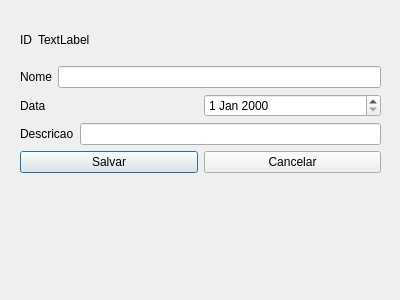
<?xml version="1.0" encoding="UTF-8"?>
<ui version="4.0">
 <class>fm_editarcontato</class>
 <widget class="QDialog" name="fm_editarcontato">
  <property name="geometry">
   <rect>
    <x>0</x>
    <y>0</y>
    <width>400</width>
    <height>300</height>
   </rect>
  </property>
  <property name="windowTitle">
   <string>Dialog</string>
  </property>
  <widget class="QWidget" name="layoutWidget">
   <property name="geometry">
    <rect>
     <x>20</x>
     <y>20</y>
     <width>361</width>
     <height>153</height>
    </rect>
   </property>
   <layout class="QVBoxLayout" name="verticalLayout">
    <item>
     <layout class="QHBoxLayout" name="horizontalLayout">
      <item>
       <widget class="QLabel" name="label">
        <property name="text">
         <string>ID</string>
        </property>
       </widget>
      </item>
      <item>
       <widget class="QLabel" name="txt_id">
        <property name="text">
         <string>TextLabel</string>
        </property>
       </widget>
      </item>
      <item>
       <spacer name="horizontalSpacer">
        <property name="orientation">
         <enum>Qt::Horizontal</enum>
        </property>
        <property name="sizeHint" stdset="0">
         <size>
          <width>40</width>
          <height>20</height>
         </size>
        </property>
       </spacer>
      </item>
     </layout>
    </item>
    <item>
     <layout class="QHBoxLayout" name="horizontalLayout_2">
      <item>
       <widget class="QLabel" name="label_5">
        <property name="text">
         <string>Nome</string>
        </property>
       </widget>
      </item>
      <item>
       <widget class="QLineEdit" name="txt_nome"/>
      </item>
     </layout>
    </item>
    <item>
     <layout class="QHBoxLayout" name="horizontalLayout_3">
      <item>
       <widget class="QLabel" name="label_3">
        <property name="text">
         <string>Data</string>
        </property>
       </widget>
      </item>
      <item>
       <widget class="QDateEdit" name="date_compromisso"/>
      </item>
     </layout>
    </item>
    <item>
     <layout class="QHBoxLayout" name="horizontalLayout_4">
      <item>
       <widget class="QLabel" name="label_4">
        <property name="text">
         <string>Descricao</string>
        </property>
       </widget>
      </item>
      <item>
       <widget class="QLineEdit" name="txt_descricao"/>
      </item>
     </layout>
    </item>
    <item>
     <layout class="QHBoxLayout" name="horizontalLayout_5">
      <item>
       <widget class="QPushButton" name="btn_gravar">
        <property name="text">
         <string>Salvar</string>
        </property>
       </widget>
      </item>
      <item>
       <widget class="QPushButton" name="btn_cancelar">
        <property name="text">
         <string>Cancelar</string>
        </property>
       </widget>
      </item>
     </layout>
    </item>
   </layout>
  </widget>
 </widget>
 <resources/>
 <connections/>
</ui>
